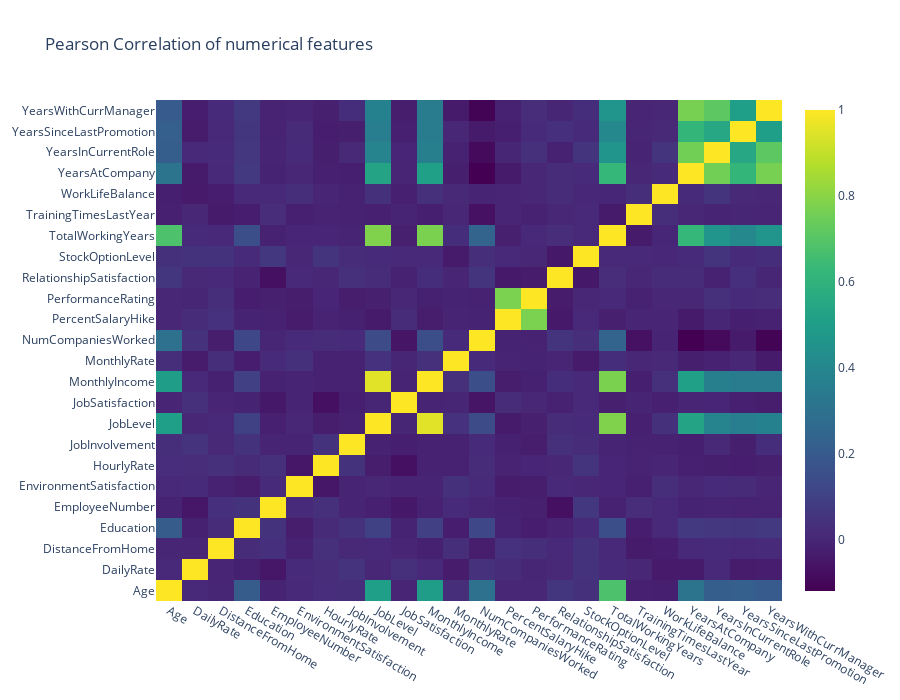

Notebook source saved alongside this figure:
### Code cell
# Define a dictionary for the target mapping
target_map = {'Yes':1, 'No':0}
# Use the pandas apply method to numerically encode our attrition target variable
attrition["Attrition_numerical"] = attrition["Attrition"].apply(lambda x: target_map[x])

# creating a list of only numerical values
numerical = [u'Age', u'DailyRate', u'DistanceFromHome',
             u'Education', u'EmployeeNumber', u'EnvironmentSatisfaction',
             u'HourlyRate', u'JobInvolvement', u'JobLevel', u'JobSatisfaction',
             u'MonthlyIncome', u'MonthlyRate', u'NumCompaniesWorked',
             u'PercentSalaryHike', u'PerformanceRating', u'RelationshipSatisfaction',
             u'StockOptionLevel', u'TotalWorkingYears',
             u'TrainingTimesLastYear', u'WorkLifeBalance', u'YearsAtCompany',
             u'YearsInCurrentRole', u'YearsSinceLastPromotion',u'YearsWithCurrManager']
data = [
    go.Heatmap(
        z= attrition[numerical].astype(float).corr().values, # Generating the Pearson correlation
        x=attrition[numerical].columns.values,
        y=attrition[numerical].columns.values,
        colorscale='Viridis',
        reversescale = False,
#         text = True ,
        opacity = 1.0

    )
]


layout = go.Layout(
    title='Pearson Correlation of numerical features',
    xaxis = dict(ticks='', nticks=36),
    yaxis = dict(ticks='' ),
    width = 900, height = 700,

)


fig = go.Figure(data=data, layout=layout)
py.iplot(fig, filename='labelled-heatmap')

### Figure 1 — Plotly figure (JSON) as saved in the notebook; plotly's stock layout.template omitted (floating-point values rounded to 4 significant figures; data arrays with more than 128 entries replaced by an {"elided": "..."} marker saying what was removed)
{"data": [{"colorscale": [[0, "#440154"], [0.1111, "#482878"], [0.2222, "#3e4989"], [0.3333, "#31688e"], [0.4444, "#26828e"], [0.5556, "#1f9e89"], [0.6667, "#35b779"], [0.7778, "#6ece58"], [0.8889, "#b5de2b"], [1, "#fde725"]], "opacity": 1, "reversescale": false, "x": ["Age", "DailyRate", "DistanceFromHome", "Education", "EmployeeNumber", "EnvironmentSatisfaction", "HourlyRate", "JobInvolvement", "JobLevel", "JobSatisfaction", "MonthlyIncome", "MonthlyRate", "NumCompaniesWorked", "PercentSalaryHike", "PerformanceRating", "RelationshipSatisfaction", "StockOptionLevel", "TotalWorkingYears", "TrainingTimesLastYear", "WorkLifeBalance", "YearsAtCompany", "YearsInCurrentRole", "YearsSinceLastPromotion", "YearsWithCurrManager"], "y": ["Age", "DailyRate", "DistanceFromHome", "Education", "EmployeeNumber", "EnvironmentSatisfaction", "HourlyRate", "JobInvolvement", "JobLevel", "JobSatisfaction", "MonthlyIncome", "MonthlyRate", "NumCompaniesWorked", "PercentSalaryHike", "PerformanceRating", "RelationshipSatisfaction", "StockOptionLevel", "TotalWorkingYears", "TrainingTimesLastYear", "WorkLifeBalance", "YearsAtCompany", "YearsInCurrentRole", "YearsSinceLastPromotion", "YearsWithCurrManager"], "z": {"elided": "24x24 float values"}, "type": "heatmap"}], "layout": {"height": 700, "title": {"text": "Pearson Correlation of numerical features"}, "width": 900, "xaxis": {"nticks": 36, "ticks": ""}, "yaxis": {"ticks": ""}}}
